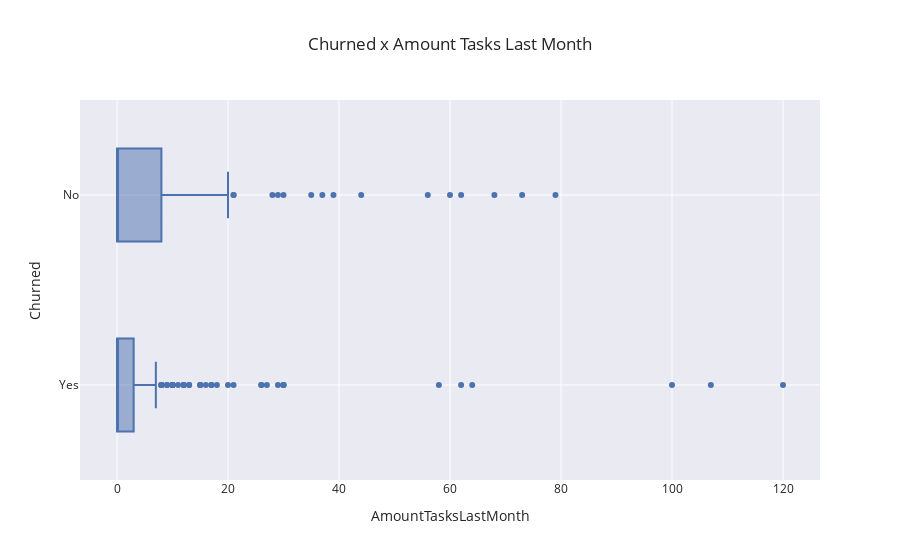

Notebook cell for this chart:
### Code cell
# Statistics on churn x Amount Tasks Per Month
print(df.groupby('Churned').AmountTasksLastMonth.describe().round(0))
# Visualizing how churn interacts with monthly charges
fig = px.box(df, x = 'AmountTasksLastMonth', y = 'Churned', template = 'seaborn',
            title = 'Churned x Amount Tasks Last Month')
fig.show()

### Figure 1 — Plotly figure (JSON) as saved in the notebook; plotly's stock layout.template omitted (floating-point values rounded to 4 significant figures; data arrays with more than 128 entries replaced by an {"elided": "..."} marker saying what was removed)
{"data": [{"alignmentgroup": "True", "hovertemplate": "AmountTasksLastMonth=%{x}<br>Churned=%{y}<extra></extra>", "legendgroup": "", "marker": {"color": "rgb(76,114,176)"}, "name": "", "notched": false, "offsetgroup": "", "orientation": "h", "showlegend": false, "type": "box", "x": {"elided": "439 int values"}, "x0": " ", "xaxis": "x", "y": {"elided": "439 str values"}, "y0": " ", "yaxis": "y"}], "layout": {"boxmode": "group", "legend": {"tracegroupgap": 0}, "title": {"text": "Churned x Amount Tasks Last Month"}, "xaxis": {"anchor": "y", "domain": [0, 1], "title": {"text": "AmountTasksLastMonth"}}, "yaxis": {"anchor": "x", "domain": [0, 1], "title": {"text": "Churned"}}}}
